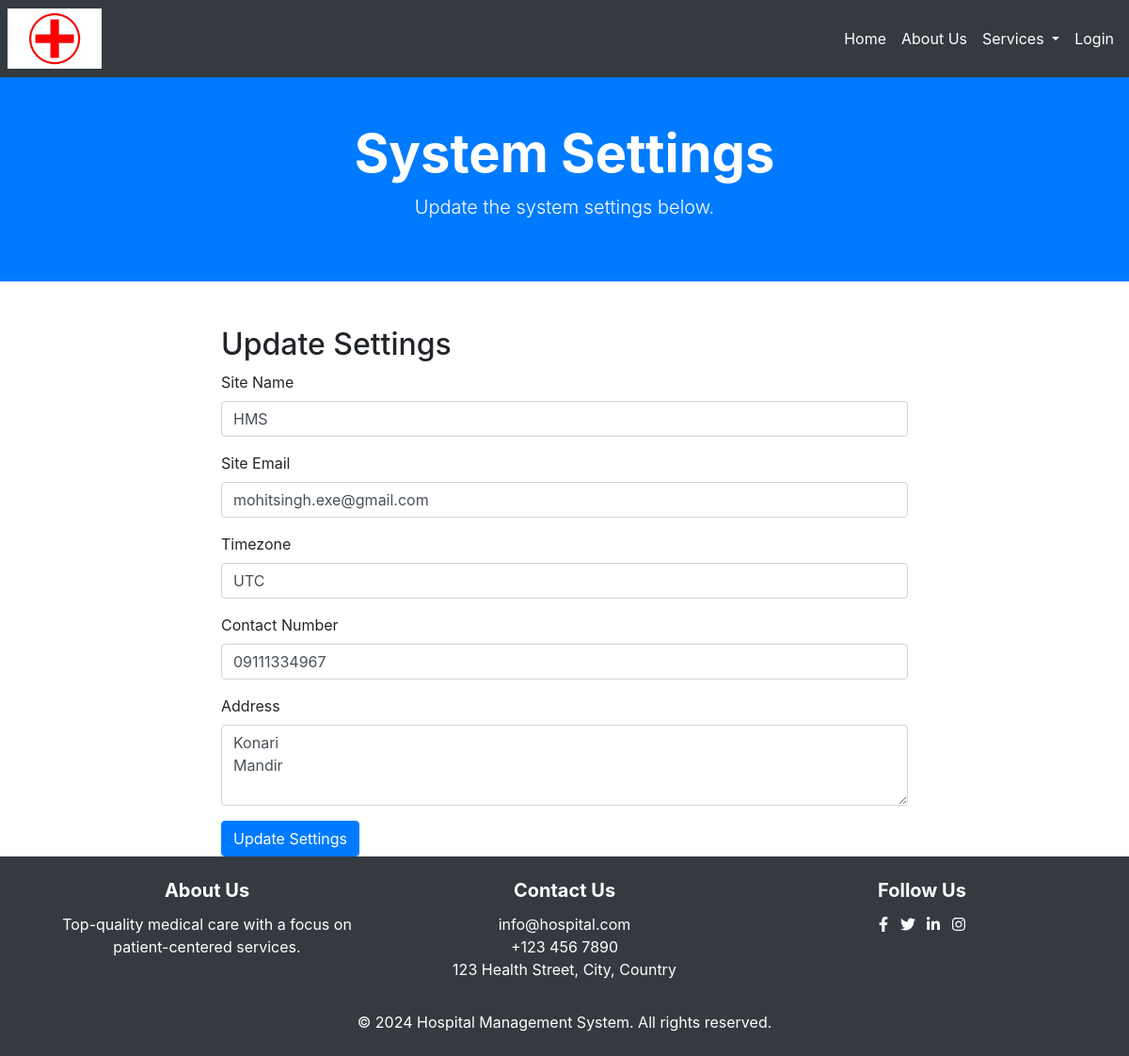
/system_settings.php, run on the app's committed database.
### tables this page shows
CREATE TABLE `settings` (
  `id` int(11) NOT NULL,
  `site_name` varchar(255) DEFAULT NULL,
  `site_email` varchar(255) DEFAULT NULL,
  `timezone` varchar(255) DEFAULT NULL,
  `contact_number` varchar(50) DEFAULT NULL,
  `address` text DEFAULT NULL
);

### system_settings.php (the view, shortened to what this page needs)
<?php
include('header.php');
include('db_connection.php');
$query = "SELECT site_name, site_email, timezone, contact_number, address FROM settings WHERE id = 1";
$result = $conn->query($query);
if ($result) {
    $settings = $result->fetch_assoc();
} else {
    die("Error fetching settings: " . $conn->error);
}
?>
<header class="bg-primary text-white text-center py-5">
    <div class="container">
        <h1 class="display-4 font-weight-bold">System Settings</h1>
        <p class="lead">Update the system settings below.</p>
    </div>
</header>
<main class="container mt-5">
    <div class="row">
        <div class="col-md-8 offset-md-2">
            <h2>Update Settings</h2>
            <form action="system_settings.php" method="post">
                <div class="form-group">
                    <label for="site_name">Site Name</label>
                    <input type="text" class="form-control" id="site_name" name="site_name" value="<?php echo htmlspecialchars($settings['site_name']); ?>" required>
                </div>
                <div class="form-group">
                    <label for="site_email">Site Email</label>
                    <input type="email" class="form-control" id="site_email" name="site_email" value="<?php echo htmlspecialchars($settings['site_email']); ?>" required>
                </div>
                <div class="form-group">
                    <label for="timezone">Timezone</label>
                    <input type="text" class="form-control" id="timezone" name="timezone" value="<?php echo htmlspecialchars($settings['timezone']); ?>" required>
                </div>
                <div class="form-group">
                    <label for="contact_number">Contact Number</label>
                    <input type="text" class="form-control" id="contact_number" name="contact_number" value="<?php echo htmlspecialchars($settings['contact_number']); ?>" required>
                </div>
                <div class="form-group">
                    <label for="address">Address</label>
                    <textarea class="form-control" id="address" name="address" rows="3" required><?php echo htmlspecialchars($settings['address']); ?></textarea>
                </div>
                <button type="submit" class="btn btn-primary" name="update_settings">Update Settings</button>
            </form>
        </div>
    </div>
</main>
<?php include('footer.php'); ?>

### styles.css (style rules this page uses)
html, body { height: 100%; margin: 0; }
body { display: flex; flex-direction: column; }
main { flex: 1; }

### data on the page
settings: site_name "HMS", site_email "mohitsingh.exe@gmail.com", timezone "UTC", contact_number "09111334967", address "Konari Mandir"
